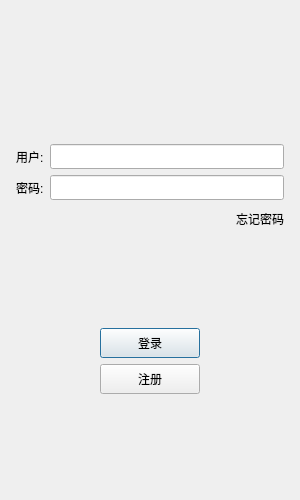
<?xml version="1.0" encoding="UTF-8"?>
<ui version="4.0">
 <class>LoginDialog</class>
 <widget class="QDialog" name="LoginDialog">
  <property name="geometry">
   <rect>
    <x>0</x>
    <y>0</y>
    <width>300</width>
    <height>500</height>
   </rect>
  </property>
  <property name="minimumSize">
   <size>
    <width>300</width>
    <height>500</height>
   </size>
  </property>
  <property name="maximumSize">
   <size>
    <width>300</width>
    <height>500</height>
   </size>
  </property>
  <property name="windowTitle">
   <string>Dialog</string>
  </property>
  <layout class="QVBoxLayout" name="verticalLayout_2">
   <item>
    <layout class="QVBoxLayout" name="verticalLayout">
     <property name="leftMargin">
      <number>5</number>
     </property>
     <property name="topMargin">
      <number>5</number>
     </property>
     <property name="rightMargin">
      <number>5</number>
     </property>
     <property name="bottomMargin">
      <number>5</number>
     </property>
     <item>
      <widget class="QWidget" name="widget" native="true">
       <layout class="QGridLayout" name="gridLayout">
        <item row="0" column="0">
         <widget class="QLabel" name="label">
          <property name="maximumSize">
           <size>
            <width>150</width>
            <height>150</height>
           </size>
          </property>
          <property name="text">
           <string/>
          </property>
          <property name="pixmap">
           <pixmap resource="rc.qrc">:/res/rp.jpg</pixmap>
          </property>
          <property name="alignment">
           <set>Qt::AlignCenter</set>
          </property>
         </widget>
        </item>
       </layout>
      </widget>
     </item>
     <item>
      <spacer name="verticalSpacer">
       <property name="orientation">
        <enum>Qt::Vertical</enum>
       </property>
       <property name="sizeHint" stdset="0">
        <size>
         <width>20</width>
         <height>40</height>
        </size>
       </property>
      </spacer>
     </item>
     <item>
      <layout class="QHBoxLayout" name="horizontalLayout">
       <item>
        <widget class="QLabel" name="user_label">
         <property name="minimumSize">
          <size>
           <width>0</width>
           <height>25</height>
          </size>
         </property>
         <property name="maximumSize">
          <size>
           <width>16777215</width>
           <height>25</height>
          </size>
         </property>
         <property name="text">
          <string>用户:</string>
         </property>
        </widget>
       </item>
       <item>
        <widget class="QLineEdit" name="user_lineEdit">
         <property name="minimumSize">
          <size>
           <width>0</width>
           <height>25</height>
          </size>
         </property>
         <property name="maximumSize">
          <size>
           <width>16777215</width>
           <height>25</height>
          </size>
         </property>
        </widget>
       </item>
      </layout>
     </item>
     <item>
      <layout class="QHBoxLayout" name="horizontalLayout_2">
       <item>
        <widget class="QLabel" name="pass_label">
         <property name="minimumSize">
          <size>
           <width>0</width>
           <height>25</height>
          </size>
         </property>
         <property name="maximumSize">
          <size>
           <width>16777215</width>
           <height>25</height>
          </size>
         </property>
         <property name="text">
          <string>密码:</string>
         </property>
        </widget>
       </item>
       <item>
        <widget class="QLineEdit" name="pass_lineEdit">
         <property name="minimumSize">
          <size>
           <width>0</width>
           <height>25</height>
          </size>
         </property>
         <property name="maximumSize">
          <size>
           <width>16777215</width>
           <height>25</height>
          </size>
         </property>
        </widget>
       </item>
      </layout>
     </item>
     <item>
      <layout class="QHBoxLayout" name="horizontalLayout_3">
       <item>
        <spacer name="horizontalSpacer">
         <property name="orientation">
          <enum>Qt::Horizontal</enum>
         </property>
         <property name="sizeHint" stdset="0">
          <size>
           <width>40</width>
           <height>20</height>
          </size>
         </property>
        </spacer>
       </item>
       <item>
        <widget class="QLabel" name="forget_label">
         <property name="minimumSize">
          <size>
           <width>0</width>
           <height>25</height>
          </size>
         </property>
         <property name="maximumSize">
          <size>
           <width>16777215</width>
           <height>25</height>
          </size>
         </property>
         <property name="text">
          <string>忘记密码</string>
         </property>
        </widget>
       </item>
      </layout>
     </item>
     <item>
      <spacer name="verticalSpacer_2">
       <property name="orientation">
        <enum>Qt::Vertical</enum>
       </property>
       <property name="sizeHint" stdset="0">
        <size>
         <width>20</width>
         <height>40</height>
        </size>
       </property>
      </spacer>
     </item>
     <item>
      <layout class="QHBoxLayout" name="horizontalLayout_4">
       <item>
        <spacer name="horizontalSpacer_2">
         <property name="orientation">
          <enum>Qt::Horizontal</enum>
         </property>
         <property name="sizeHint" stdset="0">
          <size>
           <width>40</width>
           <height>20</height>
          </size>
         </property>
        </spacer>
       </item>
       <item>
        <widget class="QPushButton" name="login_Button">
         <property name="minimumSize">
          <size>
           <width>100</width>
           <height>30</height>
          </size>
         </property>
         <property name="text">
          <string>登录</string>
         </property>
        </widget>
       </item>
       <item>
        <spacer name="horizontalSpacer_3">
         <property name="orientation">
          <enum>Qt::Horizontal</enum>
         </property>
         <property name="sizeHint" stdset="0">
          <size>
           <width>40</width>
           <height>20</height>
          </size>
         </property>
        </spacer>
       </item>
      </layout>
     </item>
     <item>
      <layout class="QHBoxLayout" name="horizontalLayout_5">
       <item>
        <spacer name="horizontalSpacer_4">
         <property name="orientation">
          <enum>Qt::Horizontal</enum>
         </property>
         <property name="sizeHint" stdset="0">
          <size>
           <width>40</width>
           <height>20</height>
          </size>
         </property>
        </spacer>
       </item>
       <item>
        <widget class="QPushButton" name="reg_btn">
         <property name="minimumSize">
          <size>
           <width>100</width>
           <height>30</height>
          </size>
         </property>
         <property name="text">
          <string>注册</string>
         </property>
        </widget>
       </item>
       <item>
        <spacer name="horizontalSpacer_5">
         <property name="orientation">
          <enum>Qt::Horizontal</enum>
         </property>
         <property name="sizeHint" stdset="0">
          <size>
           <width>40</width>
           <height>20</height>
          </size>
         </property>
        </spacer>
       </item>
      </layout>
     </item>
     <item>
      <spacer name="verticalSpacer_4">
       <property name="orientation">
        <enum>Qt::Vertical</enum>
       </property>
       <property name="sizeHint" stdset="0">
        <size>
         <width>20</width>
         <height>40</height>
        </size>
       </property>
      </spacer>
     </item>
    </layout>
   </item>
  </layout>
 </widget>
 <resources>
  <include location="rc.qrc"/>
 </resources>
 <connections/>
</ui>
